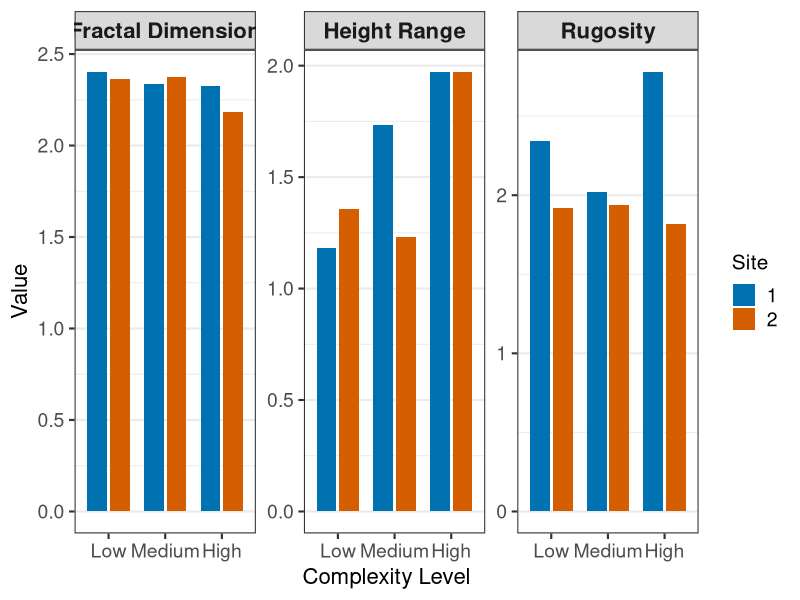
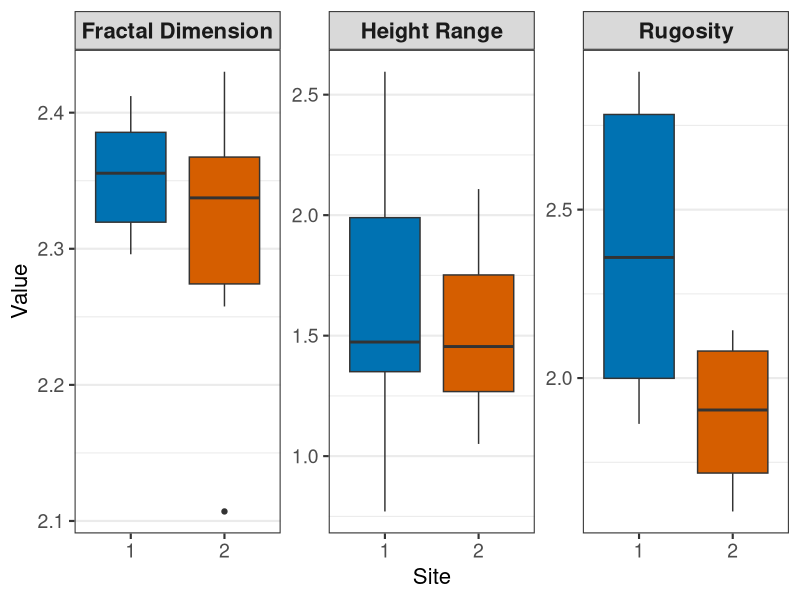
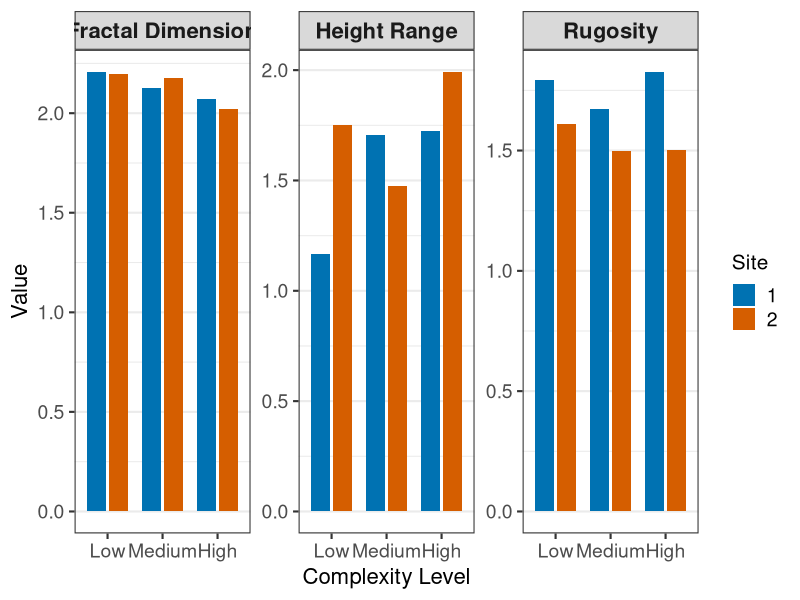

Reproduce these figures in R, in order.

library(tidyverse)

##### first version of data: all reef
RDH_allreef <- read.csv("RDH_AllReef.csv")

RDH_allreef_sum <- RDH_allreef %>%
  group_by(Site, Complexity_Level) %>%
  summarise(Rugosity = mean(Rugosity),
            FractalDimension = mean(FractalDimension),
            HeightRange = mean(HeightRange))

RDH_long <- RDH_allreef_sum %>%
  mutate(
    Complexity_Level = factor(
      Complexity_Level,
      levels = c("Low", "Medium", "High")
    )
  ) %>%
  pivot_longer(
    cols = c(Rugosity, FractalDimension, HeightRange),
    names_to = "Metric",
    values_to = "Value"
  ) %>%
  mutate(
    Metric = recode(
      Metric,
      "Rugosity" = "Rugosity",
      "FractalDimension" = "Fractal Dimension",
      "HeightRange" = "Height Range"
    )
  )



allreefplot <- ggplot(
  RDH_long,
  aes(
    x = Complexity_Level,
    y = Value,
    fill = factor(Site)
  )
) +
  geom_col(
    position = position_dodge(width = 0.8),
    width = 0.7
  ) +
  facet_wrap(~Metric, scales = "free_y") +
  scale_fill_manual(
    values = c("#0072B2", "#D55E00"),  # Okabe-Ito palette
    name = "Site"
  ) +
  labs(
    x = "Complexity Level",
    y = "Value"
  ) +
  theme_bw(base_size = 16) +
  theme(
    strip.text = element_text(size = 16, face = "bold"),
    axis.title = element_text(size = 16),
    axis.text = element_text(size = 14),
    legend.title = element_text(size = 15),
    legend.text = element_text(size = 14),
    panel.grid.major.x = element_blank()
  )



ggsave(
  filename = "outputs/allreefplot.pdf",
  plot = allreefplot,
  device = "pdf",
  width = 10,
  height = 5
)




## trying out a different plot
RDH_allreef <- read.csv("RDH_AllReef_V2.csv")

# RDH_allreef_sum <- RDH_allreef %>%
#   group_by(Site) %>%
#   summarise(Rugosity = mean(Rugosity),
#             FractalDimension = mean(FractalDimension),
#             HeightRange = mean(HeightRange))

RDH_long <- RDH_allreef %>%
  pivot_longer(
    cols = c(Rugosity, FractalDimension, HeightRange),
    names_to = "Metric",
    values_to = "Value"
  ) %>%
  mutate(
    Metric = recode(
      Metric,
      "Rugosity" = "Rugosity",
      "FractalDimension" = "Fractal Dimension",
      "HeightRange" = "Height Range"
    ))



allreefplot_v2 <- ggplot(RDH_long, aes(x = as.factor(Site), y = Value, fill = as.factor(Site))) +
  geom_boxplot()+
  facet_wrap(~Metric, scales = "free_y") +
  scale_fill_manual(
    values = c("#0072B2", "#D55E00"),  # Okabe-Ito palette
    name = ""
  ) +
  labs(
    x = "Site",
    y = "Value"
  ) +
  theme_bw(base_size = 16) +
  theme(
    strip.text = element_text(size = 16, face = "bold"),
    axis.title = element_text(size = 16),
    axis.text = element_text(size = 14),
    legend.title = element_text(size = 15),
    legend.text = element_text(size = 14),
    legend.position = "none",
    panel.grid.major.x = element_blank()
  )
  

ggsave(
  filename = "outputs/allreefplot_v2.pdf",
  plot = allreefplot_v2,
  device = "pdf",
  width = 10,
  height = 5
)
















 #### second version of data: all plot


RDH_allplot <- read.csv("RDH_AllPlot.csv")

RDH_allplot_sum <- RDH_allplot %>%
  group_by(Site, Complexity_Level) %>%
  summarise(Rugosity = mean(Rugosity),
            FractalDimension = mean(FractalDimension),
            HeightRange = mean(HeightRange))

RDH_long_allplot <- RDH_allplot_sum %>%
  mutate(
    Complexity_Level = factor(
      Complexity_Level,
      levels = c("Low", "Medium", "High")
    )
  ) %>%
  pivot_longer(
    cols = c(Rugosity, FractalDimension, HeightRange),
    names_to = "Metric",
    values_to = "Value"
  ) %>%
  mutate(
    Metric = recode(
      Metric,
      "Rugosity" = "Rugosity",
      "FractalDimension" = "Fractal Dimension",
      "HeightRange" = "Height Range"
    )
  )

allplotplot <- ggplot(
  RDH_long_allplot,
  aes(
    x = Complexity_Level,
    y = Value,
    fill = factor(Site)
  )
) +
  geom_col(
    position = position_dodge(width = 0.8),
    width = 0.7
  ) +
  facet_wrap(~Metric, scales = "free_y") +
  scale_fill_manual(
    values = c("#0072B2", "#D55E00"),  # Okabe-Ito palette
    name = "Site"
  ) +
  labs(
    x = "Complexity Level",
    y = "Value"
  ) +
  theme_bw(base_size = 16) +
  theme(
    strip.text = element_text(size = 16, face = "bold"),
    axis.title = element_text(size = 16),
    axis.text = element_text(size = 14),
    legend.title = element_text(size = 15),
    legend.text = element_text(size = 14),
    panel.grid.major.x = element_blank()
  )



ggsave(
  filename = "outputs/allplotplot.pdf",
  plot = allplotplot,
  device = "pdf",
  width = 10,
  height = 5
)















# #### OLD
# ### REDO WITH FINAL COMPLEXITY DATA ####
# complexity_raw <- read.csv("Complexity_Metrics.csv")
# 
# df_long <- complexity_raw %>%
#   pivot_longer(
#     cols = -Complexity_Level,
#     names_to = c("metric", "stat"),
#     names_pattern = "(.*)_(Mean|SD)",
#     values_to = "value"
#   ) %>%
#   pivot_wider(names_from = stat, values_from = value)
# 
# df_long$Complexity_Level <- factor(
#   df_long$Complexity_Level,
#   levels = c("Low", "Medium", "High")
# )
# 
# df_long$metric <- recode(df_long$metric,
#                          "Fractal_Dimension" = "Fractal Dimension")
# 
# complexity_plot <- ggplot(df_long, aes(x = Complexity_Level, y = Mean, color = Complexity_Level)) +
#   geom_point(size = 3) +
#   geom_errorbar(aes(ymin = Mean - SD, ymax = Mean + SD), width = 0.15) +
#   facet_wrap(~ metric, scales = "free_y") +
#   scale_color_brewer(palette = "Set2") +
#   labs(
#     x = "Complexity Level",
#     y = "Mean ± SD"
#   ) +
#   theme_minimal(base_size = 16) +
#   theme(legend.position = "none")
# 
# 
# ggsave(
#   filename = "outputs/complexity_plot.pdf",
#   plot = complexity_plot,
#   device = "pdf",
#   width = 10,
#   height = 5
# )
# 
# 
# ##### June 9 2026, starting with raw data #####
# #dont think i have the right raw data file, need to update
# 
# complexity_raw <- read.csv("Complexity_Raw.csv")
# 
# unique(complexity_raw$complexity)
# 
# complexity_sum <- complexity_raw %>%
#   group_by(site, complexity) %>%
#   summarise(height_mean = mean(height), height_range = diff(range(height)),
#             rugosity_mean = mean(rugosity), rugosity_range = diff(range(rugosity)),
#             fractal_mean_mean = mean(fractal_mean), fractal_mean_range = diff(range(fractal_mean)),
#             fractal_raw_mean = mean(fractal_raw), fractal_raw_range = diff(range(fractal_raw)))
# 
# 
# 
# 
# 
# 
# 
#   
